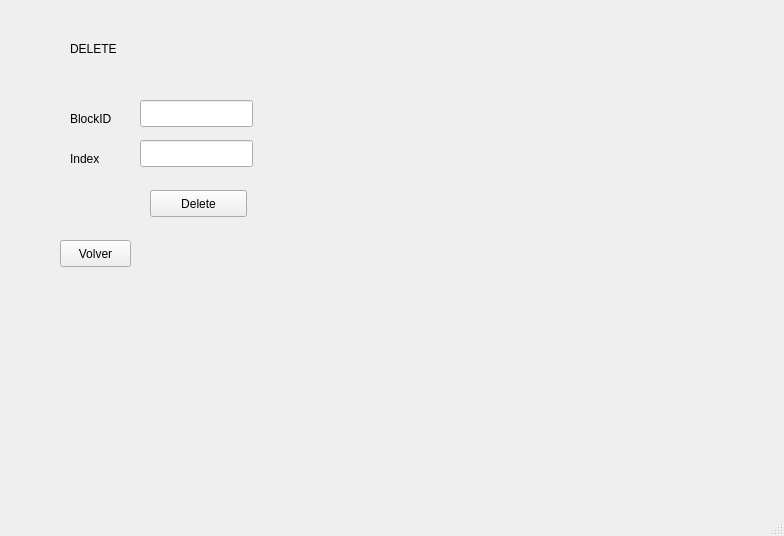
<?xml version="1.0" encoding="UTF-8"?>
<ui version="4.0">
 <class>MainWindow</class>
 <widget class="QMainWindow" name="MainWindow">
  <property name="geometry">
   <rect>
    <x>0</x>
    <y>0</y>
    <width>784</width>
    <height>536</height>
   </rect>
  </property>
  <property name="windowTitle">
   <string>MainWindow</string>
  </property>
  <widget class="QWidget" name="centralwidget">
   <widget class="QStackedWidget" name="stackedWidget">
    <property name="geometry">
     <rect>
      <x>0</x>
      <y>0</y>
      <width>781</width>
      <height>481</height>
     </rect>
    </property>
    <property name="currentIndex">
     <number>0</number>
    </property>
    <widget class="QWidget" name="page_20">
     <widget class="QLineEdit" name="lineEdit_105">
      <property name="geometry">
       <rect>
        <x>140</x>
        <y>140</y>
        <width>113</width>
        <height>27</height>
       </rect>
      </property>
     </widget>
     <widget class="QLabel" name="label_205">
      <property name="geometry">
       <rect>
        <x>70</x>
        <y>110</y>
        <width>67</width>
        <height>17</height>
       </rect>
      </property>
      <property name="text">
       <string>BlockID</string>
      </property>
     </widget>
     <widget class="QLineEdit" name="lineEdit_106">
      <property name="geometry">
       <rect>
        <x>140</x>
        <y>100</y>
        <width>113</width>
        <height>27</height>
       </rect>
      </property>
     </widget>
     <widget class="QLabel" name="label_206">
      <property name="geometry">
       <rect>
        <x>70</x>
        <y>150</y>
        <width>67</width>
        <height>17</height>
       </rect>
      </property>
      <property name="text">
       <string>Index</string>
      </property>
     </widget>
     <widget class="QLabel" name="label_207">
      <property name="geometry">
       <rect>
        <x>70</x>
        <y>40</y>
        <width>67</width>
        <height>17</height>
       </rect>
      </property>
      <property name="text">
       <string>DELETE</string>
      </property>
     </widget>
     <widget class="QPushButton" name="btnCrear_35">
      <property name="geometry">
       <rect>
        <x>60</x>
        <y>240</y>
        <width>71</width>
        <height>27</height>
       </rect>
      </property>
      <property name="text">
       <string>Volver</string>
      </property>
     </widget>
     <widget class="QPushButton" name="pushButton_71">
      <property name="geometry">
       <rect>
        <x>150</x>
        <y>190</y>
        <width>97</width>
        <height>27</height>
       </rect>
      </property>
      <property name="text">
       <string>Delete</string>
      </property>
     </widget>
    </widget>
    <widget class="QWidget" name="page_5">
     <widget class="QPushButton" name="pushButton_7">
      <property name="geometry">
       <rect>
        <x>70</x>
        <y>180</y>
        <width>151</width>
        <height>27</height>
       </rect>
      </property>
      <property name="text">
       <string>Select</string>
      </property>
     </widget>
     <widget class="QPushButton" name="pushButton_9">
      <property name="geometry">
       <rect>
        <x>70</x>
        <y>260</y>
        <width>151</width>
        <height>27</height>
       </rect>
      </property>
      <property name="text">
       <string>Delete</string>
      </property>
     </widget>
     <widget class="QPushButton" name="pushButton_8">
      <property name="geometry">
       <rect>
        <x>70</x>
        <y>220</y>
        <width>151</width>
        <height>27</height>
       </rect>
      </property>
      <property name="text">
       <string>Update</string>
      </property>
     </widget>
     <widget class="QPushButton" name="pushButton_6">
      <property name="geometry">
       <rect>
        <x>70</x>
        <y>140</y>
        <width>151</width>
        <height>27</height>
       </rect>
      </property>
      <property name="text">
       <string>Insert</string>
      </property>
     </widget>
     <widget class="QPushButton" name="pushButton_5">
      <property name="geometry">
       <rect>
        <x>70</x>
        <y>100</y>
        <width>151</width>
        <height>27</height>
       </rect>
      </property>
      <property name="text">
       <string>Crear Tabla</string>
      </property>
     </widget>
     <widget class="QPushButton" name="pushButton_10">
      <property name="geometry">
       <rect>
        <x>70</x>
        <y>60</y>
        <width>151</width>
        <height>27</height>
       </rect>
      </property>
      <property name="text">
       <string>Crear Tablespace</string>
      </property>
     </widget>
    </widget>
    <widget class="QWidget" name="page">
     <widget class="QLabel" name="label">
      <property name="geometry">
       <rect>
        <x>40</x>
        <y>50</y>
        <width>141</width>
        <height>17</height>
       </rect>
      </property>
      <property name="text">
       <string>Create TableSpace</string>
      </property>
     </widget>
     <widget class="QLineEdit" name="lnNombreBD">
      <property name="geometry">
       <rect>
        <x>160</x>
        <y>100</y>
        <width>113</width>
        <height>27</height>
       </rect>
      </property>
     </widget>
     <widget class="QLabel" name="label_2">
      <property name="geometry">
       <rect>
        <x>10</x>
        <y>110</y>
        <width>91</width>
        <height>17</height>
       </rect>
      </property>
      <property name="text">
       <string>Nombre BD</string>
      </property>
     </widget>
     <widget class="QLabel" name="label_3">
      <property name="geometry">
       <rect>
        <x>10</x>
        <y>150</y>
        <width>81</width>
        <height>17</height>
       </rect>
      </property>
      <property name="text">
       <string>Version DB</string>
      </property>
     </widget>
     <widget class="QLabel" name="label_4">
      <property name="geometry">
       <rect>
        <x>10</x>
        <y>190</y>
        <width>111</width>
        <height>17</height>
       </rect>
      </property>
      <property name="text">
       <string>Contraseña BD</string>
      </property>
     </widget>
     <widget class="QLabel" name="label_5">
      <property name="geometry">
       <rect>
        <x>10</x>
        <y>230</y>
        <width>131</width>
        <height>17</height>
       </rect>
      </property>
      <property name="text">
       <string>Cantidad Bloques</string>
      </property>
     </widget>
     <widget class="QLineEdit" name="lnVersion">
      <property name="geometry">
       <rect>
        <x>160</x>
        <y>140</y>
        <width>113</width>
        <height>27</height>
       </rect>
      </property>
     </widget>
     <widget class="QLineEdit" name="lnContra">
      <property name="geometry">
       <rect>
        <x>160</x>
        <y>180</y>
        <width>113</width>
        <height>27</height>
       </rect>
      </property>
     </widget>
     <widget class="QSpinBox" name="spinCantidad">
      <property name="geometry">
       <rect>
        <x>160</x>
        <y>220</y>
        <width>111</width>
        <height>27</height>
       </rect>
      </property>
     </widget>
     <widget class="QPushButton" name="btnCrear">
      <property name="geometry">
       <rect>
        <x>140</x>
        <y>280</y>
        <width>131</width>
        <height>27</height>
       </rect>
      </property>
      <property name="text">
       <string>Crear TableSpace</string>
      </property>
     </widget>
     <widget class="QPushButton" name="btnCrear_2">
      <property name="geometry">
       <rect>
        <x>10</x>
        <y>320</y>
        <width>71</width>
        <height>27</height>
       </rect>
      </property>
      <property name="text">
       <string>Volver</string>
      </property>
     </widget>
    </widget>
    <widget class="QWidget" name="page_2">
     <widget class="QLabel" name="label_6">
      <property name="geometry">
       <rect>
        <x>20</x>
        <y>70</y>
        <width>111</width>
        <height>17</height>
       </rect>
      </property>
      <property name="text">
       <string>Nombre Tabla</string>
      </property>
     </widget>
     <widget class="QLineEdit" name="lnNombreTabla">
      <property name="geometry">
       <rect>
        <x>150</x>
        <y>60</y>
        <width>113</width>
        <height>27</height>
       </rect>
      </property>
     </widget>
     <widget class="QPushButton" name="pushButton">
      <property name="geometry">
       <rect>
        <x>150</x>
        <y>150</y>
        <width>111</width>
        <height>27</height>
       </rect>
      </property>
      <property name="text">
       <string>Add Campos</string>
      </property>
     </widget>
     <widget class="QLabel" name="label_8">
      <property name="geometry">
       <rect>
        <x>20</x>
        <y>110</y>
        <width>121</width>
        <height>17</height>
       </rect>
      </property>
      <property name="text">
       <string>Cantidad Campos</string>
      </property>
     </widget>
     <widget class="QSpinBox" name="spinBox">
      <property name="geometry">
       <rect>
        <x>150</x>
        <y>100</y>
        <width>111</width>
        <height>27</height>
       </rect>
      </property>
      <property name="minimum">
       <number>1</number>
      </property>
      <property name="maximum">
       <number>16</number>
      </property>
     </widget>
    </widget>
    <widget class="QWidget" name="page_3">
     <widget class="QLabel" name="label_7">
      <property name="geometry">
       <rect>
        <x>20</x>
        <y>100</y>
        <width>111</width>
        <height>17</height>
       </rect>
      </property>
      <property name="text">
       <string>Tipo campo</string>
      </property>
     </widget>
     <widget class="QLineEdit" name="lnNombreCampo">
      <property name="geometry">
       <rect>
        <x>170</x>
        <y>140</y>
        <width>113</width>
        <height>27</height>
       </rect>
      </property>
     </widget>
     <widget class="QLabel" name="label_9">
      <property name="geometry">
       <rect>
        <x>20</x>
        <y>150</y>
        <width>111</width>
        <height>17</height>
       </rect>
      </property>
      <property name="text">
       <string>Nombre Campo</string>
      </property>
     </widget>
     <widget class="QLabel" name="label_10">
      <property name="geometry">
       <rect>
        <x>20</x>
        <y>190</y>
        <width>151</width>
        <height>17</height>
       </rect>
      </property>
      <property name="text">
       <string>Size (Varchar y Char)</string>
      </property>
     </widget>
     <widget class="QLabel" name="label_13">
      <property name="geometry">
       <rect>
        <x>20</x>
        <y>230</y>
        <width>151</width>
        <height>20</height>
       </rect>
      </property>
      <property name="text">
       <string>Default</string>
      </property>
     </widget>
     <widget class="QSpinBox" name="spinSize">
      <property name="geometry">
       <rect>
        <x>170</x>
        <y>180</y>
        <width>111</width>
        <height>27</height>
       </rect>
      </property>
      <property name="minimum">
       <number>1</number>
      </property>
      <property name="maximum">
       <number>255</number>
      </property>
     </widget>
     <widget class="QCheckBox" name="chkNull">
      <property name="geometry">
       <rect>
        <x>20</x>
        <y>270</y>
        <width>97</width>
        <height>22</height>
       </rect>
      </property>
      <property name="text">
       <string>Null</string>
      </property>
     </widget>
     <widget class="QCheckBox" name="chkPK">
      <property name="geometry">
       <rect>
        <x>20</x>
        <y>310</y>
        <width>97</width>
        <height>22</height>
       </rect>
      </property>
      <property name="text">
       <string>PK</string>
      </property>
     </widget>
     <widget class="QLineEdit" name="lnDefault">
      <property name="geometry">
       <rect>
        <x>170</x>
        <y>220</y>
        <width>113</width>
        <height>27</height>
       </rect>
      </property>
     </widget>
     <widget class="QPushButton" name="pushButton_2">
      <property name="geometry">
       <rect>
        <x>170</x>
        <y>340</y>
        <width>97</width>
        <height>27</height>
       </rect>
      </property>
      <property name="text">
       <string>Agregar</string>
      </property>
     </widget>
     <widget class="QListWidget" name="listWidget">
      <property name="geometry">
       <rect>
        <x>340</x>
        <y>90</y>
        <width>161</width>
        <height>281</height>
       </rect>
      </property>
     </widget>
     <widget class="QSpinBox" name="spinTipo">
      <property name="geometry">
       <rect>
        <x>170</x>
        <y>100</y>
        <width>111</width>
        <height>27</height>
       </rect>
      </property>
      <property name="minimum">
       <number>1</number>
      </property>
      <property name="maximum">
       <number>5</number>
      </property>
     </widget>
     <widget class="QPushButton" name="pushButton_3">
      <property name="geometry">
       <rect>
        <x>390</x>
        <y>400</y>
        <width>97</width>
        <height>27</height>
       </rect>
      </property>
      <property name="text">
       <string>Crear Tabla</string>
      </property>
     </widget>
     <widget class="QLabel" name="label_11">
      <property name="geometry">
       <rect>
        <x>20</x>
        <y>40</y>
        <width>111</width>
        <height>17</height>
       </rect>
      </property>
      <property name="text">
       <string>Crear Tabla</string>
      </property>
     </widget>
     <widget class="QPushButton" name="btnCrear_3">
      <property name="geometry">
       <rect>
        <x>50</x>
        <y>430</y>
        <width>71</width>
        <height>27</height>
       </rect>
      </property>
      <property name="text">
       <string>Volver</string>
      </property>
     </widget>
    </widget>
    <widget class="QWidget" name="page_4">
     <widget class="QLabel" name="label_25">
      <property name="geometry">
       <rect>
        <x>30</x>
        <y>100</y>
        <width>81</width>
        <height>17</height>
       </rect>
      </property>
      <property name="text">
       <string>Int</string>
      </property>
     </widget>
     <widget class="QLabel" name="label_26">
      <property name="geometry">
       <rect>
        <x>30</x>
        <y>130</y>
        <width>67</width>
        <height>17</height>
       </rect>
      </property>
      <property name="text">
       <string>Double</string>
      </property>
     </widget>
     <widget class="QLabel" name="label_28">
      <property name="geometry">
       <rect>
        <x>30</x>
        <y>160</y>
        <width>67</width>
        <height>17</height>
       </rect>
      </property>
      <property name="text">
       <string>Char</string>
      </property>
     </widget>
     <widget class="QLabel" name="label_29">
      <property name="geometry">
       <rect>
        <x>30</x>
        <y>190</y>
        <width>67</width>
        <height>17</height>
       </rect>
      </property>
      <property name="text">
       <string>Varchar</string>
      </property>
     </widget>
     <widget class="QLabel" name="label_30">
      <property name="geometry">
       <rect>
        <x>30</x>
        <y>40</y>
        <width>67</width>
        <height>17</height>
       </rect>
      </property>
      <property name="text">
       <string>INSERT</string>
      </property>
     </widget>
     <widget class="QLineEdit" name="lineEdit">
      <property name="geometry">
       <rect>
        <x>120</x>
        <y>90</y>
        <width>113</width>
        <height>27</height>
       </rect>
      </property>
     </widget>
     <widget class="QLineEdit" name="lineEdit_2">
      <property name="geometry">
       <rect>
        <x>120</x>
        <y>120</y>
        <width>113</width>
        <height>27</height>
       </rect>
      </property>
     </widget>
     <widget class="QLineEdit" name="lineEdit_3">
      <property name="geometry">
       <rect>
        <x>120</x>
        <y>150</y>
        <width>113</width>
        <height>27</height>
       </rect>
      </property>
     </widget>
     <widget class="QLineEdit" name="lineEdit_4">
      <property name="geometry">
       <rect>
        <x>120</x>
        <y>180</y>
        <width>113</width>
        <height>27</height>
       </rect>
      </property>
     </widget>
     <widget class="QLabel" name="label_27">
      <property name="geometry">
       <rect>
        <x>30</x>
        <y>220</y>
        <width>67</width>
        <height>17</height>
       </rect>
      </property>
      <property name="text">
       <string>Boolean</string>
      </property>
     </widget>
     <widget class="QPushButton" name="pushButton_4">
      <property name="geometry">
       <rect>
        <x>130</x>
        <y>340</y>
        <width>97</width>
        <height>27</height>
       </rect>
      </property>
      <property name="text">
       <string>Insertar</string>
      </property>
     </widget>
     <widget class="QCheckBox" name="checkBox">
      <property name="geometry">
       <rect>
        <x>120</x>
        <y>220</y>
        <width>97</width>
        <height>22</height>
       </rect>
      </property>
      <property name="text">
       <string/>
      </property>
     </widget>
     <widget class="QCheckBox" name="checkBox_3">
      <property name="geometry">
       <rect>
        <x>430</x>
        <y>90</y>
        <width>97</width>
        <height>22</height>
       </rect>
      </property>
      <property name="text">
       <string/>
      </property>
     </widget>
     <widget class="QCheckBox" name="checkBox_4">
      <property name="geometry">
       <rect>
        <x>430</x>
        <y>120</y>
        <width>97</width>
        <height>22</height>
       </rect>
      </property>
      <property name="text">
       <string/>
      </property>
     </widget>
     <widget class="QCheckBox" name="checkBox_5">
      <property name="geometry">
       <rect>
        <x>430</x>
        <y>150</y>
        <width>97</width>
        <height>22</height>
       </rect>
      </property>
      <property name="text">
       <string/>
      </property>
     </widget>
     <widget class="QCheckBox" name="checkBox_6">
      <property name="geometry">
       <rect>
        <x>430</x>
        <y>180</y>
        <width>97</width>
        <height>22</height>
       </rect>
      </property>
      <property name="text">
       <string/>
      </property>
     </widget>
     <widget class="QCheckBox" name="checkBox_7">
      <property name="geometry">
       <rect>
        <x>430</x>
        <y>220</y>
        <width>97</width>
        <height>22</height>
       </rect>
      </property>
      <property name="text">
       <string/>
      </property>
     </widget>
     <widget class="QPushButton" name="btnCrear_4">
      <property name="geometry">
       <rect>
        <x>30</x>
        <y>400</y>
        <width>71</width>
        <height>27</height>
       </rect>
      </property>
      <property name="text">
       <string>Volver</string>
      </property>
     </widget>
     <widget class="QLineEdit" name="lineEdit_5">
      <property name="geometry">
       <rect>
        <x>120</x>
        <y>290</y>
        <width>113</width>
        <height>27</height>
       </rect>
      </property>
     </widget>
     <widget class="QLabel" name="label_41">
      <property name="geometry">
       <rect>
        <x>50</x>
        <y>300</y>
        <width>67</width>
        <height>17</height>
       </rect>
      </property>
      <property name="text">
       <string>BlockID</string>
      </property>
     </widget>
     <widget class="QLineEdit" name="lineEdit_37">
      <property name="geometry">
       <rect>
        <x>240</x>
        <y>150</y>
        <width>41</width>
        <height>27</height>
       </rect>
      </property>
     </widget>
    </widget>
    <widget class="QWidget" name="page_6">
     <widget class="QPushButton" name="btnCrear_5">
      <property name="geometry">
       <rect>
        <x>40</x>
        <y>450</y>
        <width>71</width>
        <height>27</height>
       </rect>
      </property>
      <property name="text">
       <string>Volver</string>
      </property>
     </widget>
     <widget class="QPushButton" name="pushButton_11">
      <property name="geometry">
       <rect>
        <x>130</x>
        <y>400</y>
        <width>97</width>
        <height>27</height>
       </rect>
      </property>
      <property name="text">
       <string>Select</string>
      </property>
     </widget>
     <widget class="QLabel" name="label_33">
      <property name="geometry">
       <rect>
        <x>60</x>
        <y>40</y>
        <width>67</width>
        <height>17</height>
       </rect>
      </property>
      <property name="text">
       <string>SELECT</string>
      </property>
     </widget>
     <widget class="QLineEdit" name="lineEdit_6">
      <property name="geometry">
       <rect>
        <x>120</x>
        <y>310</y>
        <width>113</width>
        <height>27</height>
       </rect>
      </property>
     </widget>
     <widget class="QLineEdit" name="lineEdit_9">
      <property name="geometry">
       <rect>
        <x>120</x>
        <y>140</y>
        <width>113</width>
        <height>27</height>
       </rect>
      </property>
     </widget>
     <widget class="QLabel" name="label_34">
      <property name="geometry">
       <rect>
        <x>30</x>
        <y>210</y>
        <width>67</width>
        <height>17</height>
       </rect>
      </property>
      <property name="text">
       <string>Boolean</string>
      </property>
     </widget>
     <widget class="QCheckBox" name="checkBox_8">
      <property name="geometry">
       <rect>
        <x>430</x>
        <y>80</y>
        <width>97</width>
        <height>22</height>
       </rect>
      </property>
      <property name="text">
       <string/>
      </property>
     </widget>
     <widget class="QCheckBox" name="checkBox_9">
      <property name="geometry">
       <rect>
        <x>430</x>
        <y>110</y>
        <width>97</width>
        <height>22</height>
       </rect>
      </property>
      <property name="text">
       <string/>
      </property>
     </widget>
     <widget class="QLineEdit" name="lineEdit_8">
      <property name="geometry">
       <rect>
        <x>120</x>
        <y>110</y>
        <width>113</width>
        <height>27</height>
       </rect>
      </property>
     </widget>
     <widget class="QCheckBox" name="checkBox_2">
      <property name="geometry">
       <rect>
        <x>120</x>
        <y>210</y>
        <width>97</width>
        <height>22</height>
       </rect>
      </property>
      <property name="text">
       <string/>
      </property>
     </widget>
     <widget class="QLineEdit" name="lineEdit_7">
      <property name="geometry">
       <rect>
        <x>120</x>
        <y>80</y>
        <width>113</width>
        <height>27</height>
       </rect>
      </property>
     </widget>
     <widget class="QCheckBox" name="checkBox_10">
      <property name="geometry">
       <rect>
        <x>430</x>
        <y>140</y>
        <width>97</width>
        <height>22</height>
       </rect>
      </property>
      <property name="text">
       <string/>
      </property>
     </widget>
     <widget class="QLabel" name="label_35">
      <property name="geometry">
       <rect>
        <x>30</x>
        <y>150</y>
        <width>67</width>
        <height>17</height>
       </rect>
      </property>
      <property name="text">
       <string>Char</string>
      </property>
     </widget>
     <widget class="QLabel" name="label_36">
      <property name="geometry">
       <rect>
        <x>30</x>
        <y>120</y>
        <width>67</width>
        <height>17</height>
       </rect>
      </property>
      <property name="text">
       <string>Double</string>
      </property>
     </widget>
     <widget class="QLabel" name="label_37">
      <property name="geometry">
       <rect>
        <x>30</x>
        <y>180</y>
        <width>67</width>
        <height>17</height>
       </rect>
      </property>
      <property name="text">
       <string>Varchar</string>
      </property>
     </widget>
     <widget class="QLineEdit" name="lineEdit_10">
      <property name="geometry">
       <rect>
        <x>120</x>
        <y>170</y>
        <width>113</width>
        <height>27</height>
       </rect>
      </property>
     </widget>
     <widget class="QCheckBox" name="checkBox_11">
      <property name="geometry">
       <rect>
        <x>430</x>
        <y>170</y>
        <width>97</width>
        <height>22</height>
       </rect>
      </property>
      <property name="text">
       <string/>
      </property>
     </widget>
     <widget class="QLabel" name="label_38">
      <property name="geometry">
       <rect>
        <x>30</x>
        <y>90</y>
        <width>81</width>
        <height>17</height>
       </rect>
      </property>
      <property name="text">
       <string>Int</string>
      </property>
     </widget>
     <widget class="QCheckBox" name="checkBox_12">
      <property name="geometry">
       <rect>
        <x>430</x>
        <y>200</y>
        <width>97</width>
        <height>22</height>
       </rect>
      </property>
      <property name="text">
       <string/>
      </property>
     </widget>
     <widget class="QLineEdit" name="lineEdit_11">
      <property name="geometry">
       <rect>
        <x>120</x>
        <y>350</y>
        <width>113</width>
        <height>27</height>
       </rect>
      </property>
     </widget>
     <widget class="QLabel" name="label_39">
      <property name="geometry">
       <rect>
        <x>50</x>
        <y>320</y>
        <width>67</width>
        <height>17</height>
       </rect>
      </property>
      <property name="text">
       <string>BlockID</string>
      </property>
     </widget>
     <widget class="QLabel" name="label_40">
      <property name="geometry">
       <rect>
        <x>50</x>
        <y>360</y>
        <width>67</width>
        <height>17</height>
       </rect>
      </property>
      <property name="text">
       <string>Index</string>
      </property>
     </widget>
     <widget class="QLineEdit" name="lineEdit_12">
      <property name="geometry">
       <rect>
        <x>120</x>
        <y>270</y>
        <width>113</width>
        <height>27</height>
       </rect>
      </property>
     </widget>
     <widget class="QLabel" name="label_42">
      <property name="geometry">
       <rect>
        <x>50</x>
        <y>280</y>
        <width>67</width>
        <height>17</height>
       </rect>
      </property>
      <property name="text">
       <string>MD</string>
      </property>
     </widget>
    </widget>
    <widget class="QWidget" name="page_7">
     <widget class="QCheckBox" name="checkBox_37">
      <property name="geometry">
       <rect>
        <x>110</x>
        <y>190</y>
        <width>97</width>
        <height>22</height>
       </rect>
      </property>
      <property name="text">
       <string/>
      </property>
     </widget>
     <widget class="QLabel" name="label_91">
      <property name="geometry">
       <rect>
        <x>20</x>
        <y>70</y>
        <width>81</width>
        <height>17</height>
       </rect>
      </property>
      <property name="text">
       <string>Int</string>
      </property>
     </widget>
     <widget class="QLineEdit" name="lineEdit_41">
      <property name="geometry">
       <rect>
        <x>110</x>
        <y>90</y>
        <width>113</width>
        <height>27</height>
       </rect>
      </property>
     </widget>
     <widget class="QLabel" name="label_92">
      <property name="geometry">
       <rect>
        <x>20</x>
        <y>190</y>
        <width>67</width>
        <height>17</height>
       </rect>
      </property>
      <property name="text">
       <string>Boolean</string>
      </property>
     </widget>
     <widget class="QLabel" name="label_93">
      <property name="geometry">
       <rect>
        <x>40</x>
        <y>300</y>
        <width>67</width>
        <height>17</height>
       </rect>
      </property>
      <property name="text">
       <string>BlockID</string>
      </property>
     </widget>
     <widget class="QLabel" name="label_94">
      <property name="geometry">
       <rect>
        <x>20</x>
        <y>130</y>
        <width>67</width>
        <height>17</height>
       </rect>
      </property>
      <property name="text">
       <string>Char</string>
      </property>
     </widget>
     <widget class="QPushButton" name="btnCrear_16">
      <property name="geometry">
       <rect>
        <x>30</x>
        <y>430</y>
        <width>71</width>
        <height>27</height>
       </rect>
      </property>
      <property name="text">
       <string>Volver</string>
      </property>
     </widget>
     <widget class="QLabel" name="label_95">
      <property name="geometry">
       <rect>
        <x>40</x>
        <y>340</y>
        <width>67</width>
        <height>17</height>
       </rect>
      </property>
      <property name="text">
       <string>Index</string>
      </property>
     </widget>
     <widget class="QLineEdit" name="lineEdit_43">
      <property name="geometry">
       <rect>
        <x>110</x>
        <y>150</y>
        <width>113</width>
        <height>27</height>
       </rect>
      </property>
     </widget>
     <widget class="QCheckBox" name="checkBox_39">
      <property name="geometry">
       <rect>
        <x>420</x>
        <y>90</y>
        <width>97</width>
        <height>22</height>
       </rect>
      </property>
      <property name="text">
       <string/>
      </property>
     </widget>
     <widget class="QLabel" name="label_96">
      <property name="geometry">
       <rect>
        <x>20</x>
        <y>160</y>
        <width>67</width>
        <height>17</height>
       </rect>
      </property>
      <property name="text">
       <string>Varchar</string>
      </property>
     </widget>
     <widget class="QCheckBox" name="checkBox_40">
      <property name="geometry">
       <rect>
        <x>420</x>
        <y>120</y>
        <width>97</width>
        <height>22</height>
       </rect>
      </property>
      <property name="text">
       <string/>
      </property>
     </widget>
     <widget class="QLabel" name="label_97">
      <property name="geometry">
       <rect>
        <x>20</x>
        <y>100</y>
        <width>67</width>
        <height>17</height>
       </rect>
      </property>
      <property name="text">
       <string>Double</string>
      </property>
     </widget>
     <widget class="QLineEdit" name="lineEdit_40">
      <property name="geometry">
       <rect>
        <x>110</x>
        <y>60</y>
        <width>113</width>
        <height>27</height>
       </rect>
      </property>
     </widget>
     <widget class="QLineEdit" name="lineEdit_46">
      <property name="geometry">
       <rect>
        <x>110</x>
        <y>330</y>
        <width>113</width>
        <height>27</height>
       </rect>
      </property>
     </widget>
     <widget class="QLineEdit" name="lineEdit_42">
      <property name="geometry">
       <rect>
        <x>110</x>
        <y>120</y>
        <width>113</width>
        <height>27</height>
       </rect>
      </property>
     </widget>
     <widget class="QPushButton" name="pushButton_34">
      <property name="geometry">
       <rect>
        <x>120</x>
        <y>380</y>
        <width>97</width>
        <height>27</height>
       </rect>
      </property>
      <property name="text">
       <string>Update</string>
      </property>
     </widget>
     <widget class="QCheckBox" name="checkBox_38">
      <property name="geometry">
       <rect>
        <x>420</x>
        <y>60</y>
        <width>97</width>
        <height>22</height>
       </rect>
      </property>
      <property name="text">
       <string/>
      </property>
     </widget>
     <widget class="QLabel" name="label_98">
      <property name="geometry">
       <rect>
        <x>50</x>
        <y>20</y>
        <width>67</width>
        <height>17</height>
       </rect>
      </property>
      <property name="text">
       <string>UPDATE</string>
      </property>
     </widget>
     <widget class="QCheckBox" name="checkBox_41">
      <property name="geometry">
       <rect>
        <x>420</x>
        <y>150</y>
        <width>97</width>
        <height>22</height>
       </rect>
      </property>
      <property name="text">
       <string/>
      </property>
     </widget>
     <widget class="QLineEdit" name="lineEdit_45">
      <property name="geometry">
       <rect>
        <x>110</x>
        <y>290</y>
        <width>113</width>
        <height>27</height>
       </rect>
      </property>
     </widget>
     <widget class="QCheckBox" name="checkBox_42">
      <property name="geometry">
       <rect>
        <x>420</x>
        <y>180</y>
        <width>97</width>
        <height>22</height>
       </rect>
      </property>
      <property name="text">
       <string/>
      </property>
     </widget>
     <widget class="QLineEdit" name="lineEdit_38">
      <property name="geometry">
       <rect>
        <x>230</x>
        <y>120</y>
        <width>41</width>
        <height>27</height>
       </rect>
      </property>
     </widget>
    </widget>
   </widget>
  </widget>
  <widget class="QMenuBar" name="menubar">
   <property name="geometry">
    <rect>
     <x>0</x>
     <y>0</y>
     <width>784</width>
     <height>25</height>
    </rect>
   </property>
  </widget>
  <widget class="QStatusBar" name="statusbar"/>
 </widget>
 <resources/>
 <connections/>
</ui>
